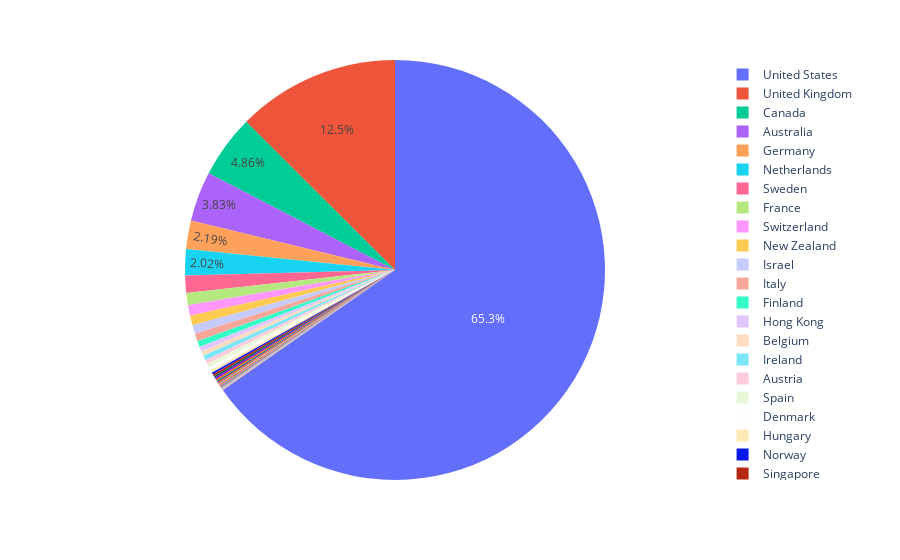

Notebook code cell kept with this figure:
### Markdown cell above
Here we can see the ten most-cited institutes from non-English speaking countries. The clear leader is the university of Amsterda, followed by Ludwig-Maximilians Universität München, and Stockholm University. 

Let us now generally look at how the citations are distributed by the countries in which authors' affiliations are located.

### Code cell
fig = px.pie(df_geo_counts_grp, values="Count", names="Country")
fig.update_traces(textposition='inside')
fig.update_layout(uniformtext_minsize=12, uniformtext_mode='hide')
fig.show()

### Figure 1 — Plotly figure (JSON) as saved in the notebook; plotly's stock layout.template omitted (floating-point values rounded to 4 significant figures)
{"data": [{"domain": {"x": [0, 1], "y": [0, 1]}, "hovertemplate": "Country=%{label}<br>Count=%{value}<extra></extra>", "labels": ["United States", "United Kingdom", "Canada", "Australia", "Germany", "Netherlands", "Sweden", "France", "Switzerland", "New Zealand", "Israel", "Italy", "Finland", "Hong Kong", "Belgium", "Ireland", "Austria", "Spain", "Denmark", "Hungary", "Norway", "Singapore", "Japan", "China", "Argentina", "Greece", "Poland", "South Africa", "United Arab Emirates", "Brazil", "Mexico", "Portugal", "Russia", "Turkey", "South Korea", "Colombia", "Czechia", "Iceland", "Luxembourg", "Iran", "Lebanon", "Chile", "Croatia", "Slovenia", "Serbia", "India", "Taiwan", "Jamaica", "Egypt", "Lithuania", "Romania", "Cyprus", "Liechtenstein", "Thailand", "Estonia", "Armenia", "Puerto Rico", "Slovakia", "Cuba", "Georgia"], "legendgroup": "", "name": "", "showlegend": true, "textposition": "inside", "type": "pie", "values": [47092, 9034, 3502, 2761, 1583, 1459, 952, 676, 580, 543, 481, 431, 335, 270, 261, 259, 238, 204, 193, 134, 116, 112, 100, 95, 94, 80, 62, 58, 58, 58, 52, 48, 38, 37, 20, 18, 15, 10, 7, 7, 5, 5, 5, 4, 4, 4, 3, 3, 3, 3, 2, 2, 2, 2, 2, 2, 2, 1, 1, 1]}], "layout": {"legend": {"tracegroupgap": 0}, "margin": {"t": 60}, "uniformtext": {"minsize": 12, "mode": "hide"}}}
